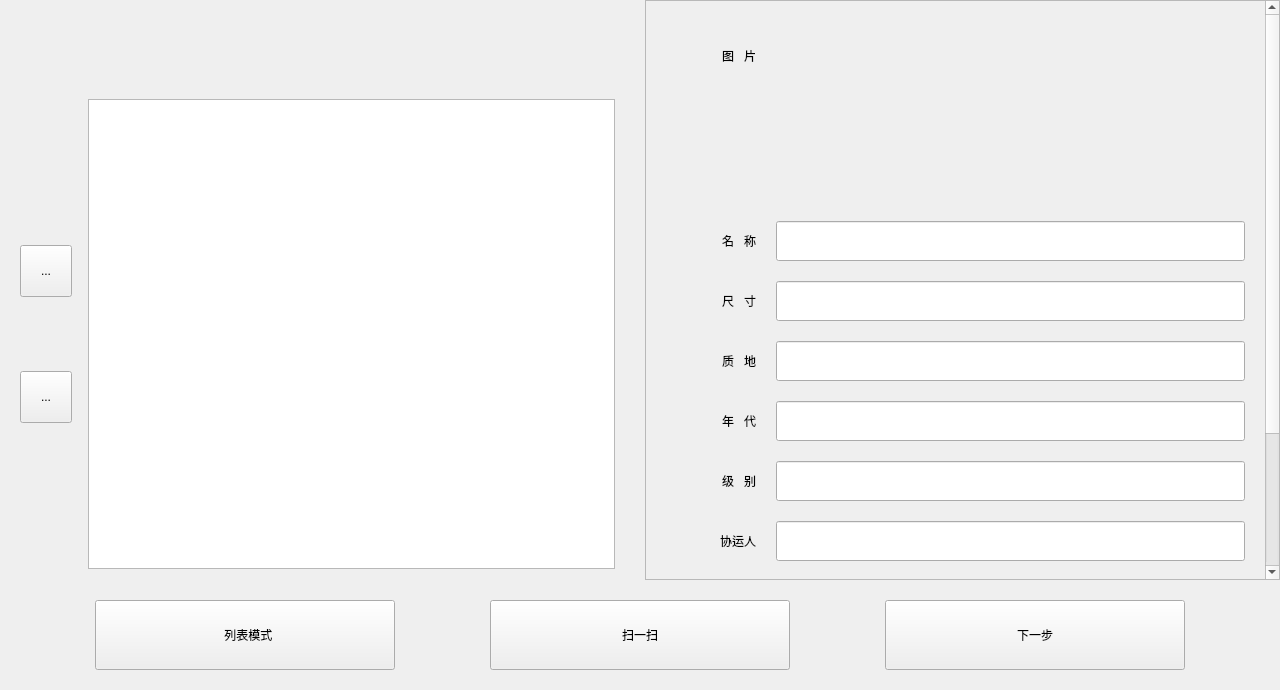
<?xml version="1.0" encoding="UTF-8"?>
<ui version="4.0">
 <class>WgtVerifyNo1Class</class>
 <widget class="QWidget" name="WgtVerifyNo1Class">
  <property name="geometry">
   <rect>
    <x>0</x>
    <y>0</y>
    <width>1280</width>
    <height>690</height>
   </rect>
  </property>
  <property name="minimumSize">
   <size>
    <width>0</width>
    <height>0</height>
   </size>
  </property>
  <property name="maximumSize">
   <size>
    <width>16777215</width>
    <height>16777215</height>
   </size>
  </property>
  <property name="windowTitle">
   <string>WgtRegNo1</string>
  </property>
  <layout class="QGridLayout" name="gridLayout">
   <property name="leftMargin">
    <number>0</number>
   </property>
   <property name="topMargin">
    <number>0</number>
   </property>
   <property name="rightMargin">
    <number>0</number>
   </property>
   <property name="bottomMargin">
    <number>0</number>
   </property>
   <property name="horizontalSpacing">
    <number>10</number>
   </property>
   <property name="verticalSpacing">
    <number>0</number>
   </property>
   <item row="1" column="0" colspan="2">
    <widget class="QWidget" name="widgetTool" native="true">
     <property name="minimumSize">
      <size>
       <width>0</width>
       <height>110</height>
      </size>
     </property>
     <property name="maximumSize">
      <size>
       <width>16777215</width>
       <height>110</height>
      </size>
     </property>
     <layout class="QHBoxLayout" name="horizontalLayout">
      <property name="spacing">
       <number>0</number>
      </property>
      <property name="leftMargin">
       <number>0</number>
      </property>
      <property name="topMargin">
       <number>0</number>
      </property>
      <property name="rightMargin">
       <number>0</number>
      </property>
      <property name="bottomMargin">
       <number>0</number>
      </property>
      <item>
       <spacer name="horizontalSpacer">
        <property name="orientation">
         <enum>Qt::Orientation::Horizontal</enum>
        </property>
        <property name="sizeHint" stdset="0">
         <size>
          <width>40</width>
          <height>20</height>
         </size>
        </property>
       </spacer>
      </item>
      <item>
       <widget class="QPushButton" name="pushButtonMode">
        <property name="minimumSize">
         <size>
          <width>300</width>
          <height>70</height>
         </size>
        </property>
        <property name="text">
         <string>    列表模式  </string>
        </property>
        <property name="icon">
         <iconset resource="../../rc/main.qrc">
          <normaloff>:/image/switchg.png</normaloff>:/image/switchg.png</iconset>
        </property>
        <property name="iconSize">
         <size>
          <width>31</width>
          <height>30</height>
         </size>
        </property>
       </widget>
      </item>
      <item>
       <spacer name="horizontalSpacer_3">
        <property name="orientation">
         <enum>Qt::Orientation::Horizontal</enum>
        </property>
        <property name="sizeHint" stdset="0">
         <size>
          <width>40</width>
          <height>20</height>
         </size>
        </property>
       </spacer>
      </item>
      <item>
       <widget class="QPushButton" name="pushButtonSCode">
        <property name="minimumSize">
         <size>
          <width>300</width>
          <height>70</height>
         </size>
        </property>
        <property name="text">
         <string>扫一扫</string>
        </property>
       </widget>
      </item>
      <item>
       <spacer name="horizontalSpacer_4">
        <property name="orientation">
         <enum>Qt::Orientation::Horizontal</enum>
        </property>
        <property name="sizeHint" stdset="0">
         <size>
          <width>40</width>
          <height>20</height>
         </size>
        </property>
       </spacer>
      </item>
      <item>
       <widget class="QPushButton" name="pushButtonGoVerify2">
        <property name="minimumSize">
         <size>
          <width>300</width>
          <height>70</height>
         </size>
        </property>
        <property name="text">
         <string>下一步</string>
        </property>
       </widget>
      </item>
      <item>
       <spacer name="horizontalSpacer_2">
        <property name="orientation">
         <enum>Qt::Orientation::Horizontal</enum>
        </property>
        <property name="sizeHint" stdset="0">
         <size>
          <width>40</width>
          <height>20</height>
         </size>
        </property>
       </spacer>
      </item>
     </layout>
    </widget>
   </item>
   <item row="0" column="0">
    <widget class="QStackedWidget" name="stackedWidget">
     <property name="minimumSize">
      <size>
       <width>0</width>
       <height>0</height>
      </size>
     </property>
     <property name="maximumSize">
      <size>
       <width>16777215</width>
       <height>16777215</height>
      </size>
     </property>
     <property name="currentIndex">
      <number>2</number>
     </property>
     <widget class="QWidget" name="pageSCode">
      <layout class="QVBoxLayout" name="verticalLayout">
       <property name="spacing">
        <number>30</number>
       </property>
       <property name="leftMargin">
        <number>50</number>
       </property>
       <property name="topMargin">
        <number>50</number>
       </property>
       <property name="rightMargin">
        <number>50</number>
       </property>
       <property name="bottomMargin">
        <number>50</number>
       </property>
       <item>
        <layout class="QHBoxLayout" name="horizontalLayout_2">
         <item>
          <widget class="QLabel" name="labelCode2d">
           <property name="minimumSize">
            <size>
             <width>76</width>
             <height>76</height>
            </size>
           </property>
           <property name="maximumSize">
            <size>
             <width>76</width>
             <height>76</height>
            </size>
           </property>
           <property name="text">
            <string/>
           </property>
          </widget>
         </item>
         <item>
          <widget class="QLabel" name="labelInfo">
           <property name="maximumSize">
            <size>
             <width>16777215</width>
             <height>152</height>
            </size>
           </property>
           <property name="text">
            <string>请您扫描需要登记物的二维码，
扫秒完成后将显示基本信息。</string>
           </property>
          </widget>
         </item>
        </layout>
       </item>
       <item>
        <widget class="QPlainTextEdit" name="plainTextEdit">
         <property name="placeholderText">
          <string>扫描识别区</string>
         </property>
        </widget>
       </item>
      </layout>
     </widget>
     <widget class="QWidget" name="pageBatch">
      <layout class="QGridLayout" name="gridLayout_3">
       <property name="leftMargin">
        <number>15</number>
       </property>
       <property name="rightMargin">
        <number>15</number>
       </property>
       <item row="1" column="0">
        <layout class="QHBoxLayout" name="horizontalLayout_3">
         <property name="spacing">
          <number>30</number>
         </property>
         <item>
          <spacer name="horizontalSpacer_5">
           <property name="orientation">
            <enum>Qt::Orientation::Horizontal</enum>
           </property>
           <property name="sizeHint" stdset="0">
            <size>
             <width>40</width>
             <height>20</height>
            </size>
           </property>
          </spacer>
         </item>
         <item>
          <widget class="QToolButton" name="toolButtonBatchUpPage">
           <property name="minimumSize">
            <size>
             <width>52</width>
             <height>52</height>
            </size>
           </property>
           <property name="maximumSize">
            <size>
             <width>52</width>
             <height>52</height>
            </size>
           </property>
           <property name="text">
            <string/>
           </property>
           <property name="icon">
            <iconset resource="../../rc/main.qrc">
             <normaloff>:/image/jleft.png</normaloff>:/image/jleft.png</iconset>
           </property>
           <property name="iconSize">
            <size>
             <width>40</width>
             <height>40</height>
            </size>
           </property>
          </widget>
         </item>
         <item>
          <widget class="QLabel" name="labelBatchPage">
           <property name="minimumSize">
            <size>
             <width>52</width>
             <height>0</height>
            </size>
           </property>
           <property name="maximumSize">
            <size>
             <width>52</width>
             <height>16777215</height>
            </size>
           </property>
           <property name="text">
            <string/>
           </property>
          </widget>
         </item>
         <item>
          <widget class="QToolButton" name="toolButtonBatchNextPage">
           <property name="minimumSize">
            <size>
             <width>52</width>
             <height>52</height>
            </size>
           </property>
           <property name="maximumSize">
            <size>
             <width>52</width>
             <height>52</height>
            </size>
           </property>
           <property name="text">
            <string>...</string>
           </property>
           <property name="icon">
            <iconset resource="../../rc/main.qrc">
             <normaloff>:/image/jright.png</normaloff>:/image/jright.png</iconset>
           </property>
           <property name="iconSize">
            <size>
             <width>40</width>
             <height>40</height>
            </size>
           </property>
          </widget>
         </item>
         <item>
          <spacer name="horizontalSpacer_6">
           <property name="orientation">
            <enum>Qt::Orientation::Horizontal</enum>
           </property>
           <property name="sizeHint" stdset="0">
            <size>
             <width>40</width>
             <height>20</height>
            </size>
           </property>
          </spacer>
         </item>
        </layout>
       </item>
       <item row="0" column="0">
        <widget class="QTableWidget" name="tableWidgetBatch"/>
       </item>
      </layout>
     </widget>
     <widget class="QWidget" name="pageList">
      <layout class="QGridLayout" name="gridLayout_2">
       <property name="leftMargin">
        <number>20</number>
       </property>
       <property name="rightMargin">
        <number>20</number>
       </property>
       <property name="verticalSpacing">
        <number>10</number>
       </property>
       <item row="1" column="0">
        <layout class="QVBoxLayout" name="verticalLayout_3">
         <property name="spacing">
          <number>30</number>
         </property>
         <property name="rightMargin">
          <number>10</number>
         </property>
         <item>
          <spacer name="verticalSpacer">
           <property name="orientation">
            <enum>Qt::Orientation::Vertical</enum>
           </property>
           <property name="sizeHint" stdset="0">
            <size>
             <width>20</width>
             <height>40</height>
            </size>
           </property>
          </spacer>
         </item>
         <item>
          <widget class="QToolButton" name="toolButtonListUpPage">
           <property name="minimumSize">
            <size>
             <width>52</width>
             <height>52</height>
            </size>
           </property>
           <property name="maximumSize">
            <size>
             <width>52</width>
             <height>52</height>
            </size>
           </property>
           <property name="text">
            <string>...</string>
           </property>
           <property name="icon">
            <iconset resource="../../rc/main.qrc">
             <normaloff>:/image/jup.png</normaloff>:/image/jup.png</iconset>
           </property>
           <property name="iconSize">
            <size>
             <width>40</width>
             <height>40</height>
            </size>
           </property>
          </widget>
         </item>
         <item>
          <widget class="QLabel" name="labelListPage">
           <property name="minimumSize">
            <size>
             <width>52</width>
             <height>0</height>
            </size>
           </property>
           <property name="maximumSize">
            <size>
             <width>52</width>
             <height>16777215</height>
            </size>
           </property>
           <property name="text">
            <string/>
           </property>
           <property name="alignment">
            <set>Qt::AlignmentFlag::AlignCenter</set>
           </property>
          </widget>
         </item>
         <item>
          <widget class="QToolButton" name="toolButtonListNextPage">
           <property name="minimumSize">
            <size>
             <width>52</width>
             <height>52</height>
            </size>
           </property>
           <property name="maximumSize">
            <size>
             <width>52</width>
             <height>52</height>
            </size>
           </property>
           <property name="text">
            <string>...</string>
           </property>
           <property name="icon">
            <iconset resource="../../rc/main.qrc">
             <normaloff>:/image/jdown.png</normaloff>:/image/jdown.png</iconset>
           </property>
           <property name="iconSize">
            <size>
             <width>40</width>
             <height>40</height>
            </size>
           </property>
          </widget>
         </item>
         <item>
          <spacer name="verticalSpacer_2">
           <property name="orientation">
            <enum>Qt::Orientation::Vertical</enum>
           </property>
           <property name="sizeHint" stdset="0">
            <size>
             <width>20</width>
             <height>40</height>
            </size>
           </property>
          </spacer>
         </item>
        </layout>
       </item>
       <item row="1" column="1">
        <widget class="QTableWidget" name="tableWidgetList"/>
       </item>
       <item row="0" column="0" colspan="2">
        <widget class="QWidget" name="batchView" native="true">
         <property name="minimumSize">
          <size>
           <width>0</width>
           <height>78</height>
          </size>
         </property>
         <property name="maximumSize">
          <size>
           <width>16777215</width>
           <height>78</height>
          </size>
         </property>
        </widget>
       </item>
      </layout>
     </widget>
    </widget>
   </item>
   <item row="0" column="1">
    <widget class="QScrollArea" name="scrollArea">
     <property name="widgetResizable">
      <bool>true</bool>
     </property>
     <widget class="QWidget" name="scrollAreaWidgetContents_2">
      <property name="geometry">
       <rect>
        <x>0</x>
        <y>-182</y>
        <width>621</width>
        <height>780</height>
       </rect>
      </property>
      <layout class="QFormLayout" name="formLayout_2">
       <property name="horizontalSpacing">
        <number>20</number>
       </property>
       <property name="verticalSpacing">
        <number>20</number>
       </property>
       <property name="leftMargin">
        <number>20</number>
       </property>
       <property name="topMargin">
        <number>20</number>
       </property>
       <property name="rightMargin">
        <number>20</number>
       </property>
       <property name="bottomMargin">
        <number>20</number>
       </property>
       <item row="0" column="1">
        <widget class="QLabel" name="labelImage">
         <property name="minimumSize">
          <size>
           <width>320</width>
           <height>180</height>
          </size>
         </property>
         <property name="maximumSize">
          <size>
           <width>320</width>
           <height>180</height>
          </size>
         </property>
         <property name="text">
          <string/>
         </property>
         <property name="alignment">
          <set>Qt::AlignmentFlag::AlignCenter</set>
         </property>
        </widget>
       </item>
       <item row="1" column="0">
        <widget class="QLabel" name="label_14">
         <property name="minimumSize">
          <size>
           <width>90</width>
           <height>40</height>
          </size>
         </property>
         <property name="maximumSize">
          <size>
           <width>16777215</width>
           <height>40</height>
          </size>
         </property>
         <property name="text">
          <string>名   称</string>
         </property>
         <property name="alignment">
          <set>Qt::AlignmentFlag::AlignRight|Qt::AlignmentFlag::AlignTrailing|Qt::AlignmentFlag::AlignVCenter</set>
         </property>
        </widget>
       </item>
       <item row="1" column="1">
        <widget class="QLineEdit" name="lineEditName">
         <property name="minimumSize">
          <size>
           <width>0</width>
           <height>40</height>
          </size>
         </property>
         <property name="maximumSize">
          <size>
           <width>16777215</width>
           <height>40</height>
          </size>
         </property>
         <property name="alignment">
          <set>Qt::AlignmentFlag::AlignLeading|Qt::AlignmentFlag::AlignLeft|Qt::AlignmentFlag::AlignVCenter</set>
         </property>
         <property name="readOnly">
          <bool>true</bool>
         </property>
         <property name="placeholderText">
          <string/>
         </property>
        </widget>
       </item>
       <item row="2" column="0">
        <widget class="QLabel" name="label_17">
         <property name="minimumSize">
          <size>
           <width>90</width>
           <height>40</height>
          </size>
         </property>
         <property name="maximumSize">
          <size>
           <width>16777215</width>
           <height>40</height>
          </size>
         </property>
         <property name="text">
          <string>尺   寸</string>
         </property>
         <property name="alignment">
          <set>Qt::AlignmentFlag::AlignRight|Qt::AlignmentFlag::AlignTrailing|Qt::AlignmentFlag::AlignVCenter</set>
         </property>
        </widget>
       </item>
       <item row="2" column="1">
        <widget class="QLineEdit" name="lineEditSize">
         <property name="minimumSize">
          <size>
           <width>0</width>
           <height>40</height>
          </size>
         </property>
         <property name="maximumSize">
          <size>
           <width>16777215</width>
           <height>40</height>
          </size>
         </property>
         <property name="alignment">
          <set>Qt::AlignmentFlag::AlignLeading|Qt::AlignmentFlag::AlignLeft|Qt::AlignmentFlag::AlignVCenter</set>
         </property>
         <property name="readOnly">
          <bool>true</bool>
         </property>
         <property name="placeholderText">
          <string/>
         </property>
        </widget>
       </item>
       <item row="3" column="0">
        <widget class="QLabel" name="label_16">
         <property name="minimumSize">
          <size>
           <width>90</width>
           <height>40</height>
          </size>
         </property>
         <property name="maximumSize">
          <size>
           <width>16777215</width>
           <height>40</height>
          </size>
         </property>
         <property name="text">
          <string>质   地</string>
         </property>
         <property name="alignment">
          <set>Qt::AlignmentFlag::AlignRight|Qt::AlignmentFlag::AlignTrailing|Qt::AlignmentFlag::AlignVCenter</set>
         </property>
        </widget>
       </item>
       <item row="3" column="1">
        <widget class="QLineEdit" name="lineEditTexture">
         <property name="minimumSize">
          <size>
           <width>0</width>
           <height>40</height>
          </size>
         </property>
         <property name="maximumSize">
          <size>
           <width>16777215</width>
           <height>40</height>
          </size>
         </property>
         <property name="alignment">
          <set>Qt::AlignmentFlag::AlignLeading|Qt::AlignmentFlag::AlignLeft|Qt::AlignmentFlag::AlignVCenter</set>
         </property>
         <property name="readOnly">
          <bool>true</bool>
         </property>
         <property name="placeholderText">
          <string/>
         </property>
        </widget>
       </item>
       <item row="4" column="0">
        <widget class="QLabel" name="label_18">
         <property name="minimumSize">
          <size>
           <width>90</width>
           <height>40</height>
          </size>
         </property>
         <property name="maximumSize">
          <size>
           <width>16777215</width>
           <height>40</height>
          </size>
         </property>
         <property name="text">
          <string>年   代</string>
         </property>
         <property name="alignment">
          <set>Qt::AlignmentFlag::AlignRight|Qt::AlignmentFlag::AlignTrailing|Qt::AlignmentFlag::AlignVCenter</set>
         </property>
        </widget>
       </item>
       <item row="4" column="1">
        <widget class="QLineEdit" name="lineEditAge">
         <property name="minimumSize">
          <size>
           <width>0</width>
           <height>40</height>
          </size>
         </property>
         <property name="maximumSize">
          <size>
           <width>16777215</width>
           <height>40</height>
          </size>
         </property>
         <property name="alignment">
          <set>Qt::AlignmentFlag::AlignLeading|Qt::AlignmentFlag::AlignLeft|Qt::AlignmentFlag::AlignVCenter</set>
         </property>
         <property name="readOnly">
          <bool>true</bool>
         </property>
         <property name="placeholderText">
          <string/>
         </property>
        </widget>
       </item>
       <item row="5" column="0">
        <widget class="QLabel" name="label_15">
         <property name="minimumSize">
          <size>
           <width>90</width>
           <height>40</height>
          </size>
         </property>
         <property name="maximumSize">
          <size>
           <width>16777215</width>
           <height>40</height>
          </size>
         </property>
         <property name="text">
          <string>级   别</string>
         </property>
         <property name="alignment">
          <set>Qt::AlignmentFlag::AlignRight|Qt::AlignmentFlag::AlignTrailing|Qt::AlignmentFlag::AlignVCenter</set>
         </property>
        </widget>
       </item>
       <item row="5" column="1">
        <widget class="QLineEdit" name="lineEditLevel">
         <property name="minimumSize">
          <size>
           <width>0</width>
           <height>40</height>
          </size>
         </property>
         <property name="maximumSize">
          <size>
           <width>16777215</width>
           <height>40</height>
          </size>
         </property>
         <property name="alignment">
          <set>Qt::AlignmentFlag::AlignLeading|Qt::AlignmentFlag::AlignLeft|Qt::AlignmentFlag::AlignVCenter</set>
         </property>
         <property name="readOnly">
          <bool>true</bool>
         </property>
         <property name="placeholderText">
          <string/>
         </property>
        </widget>
       </item>
       <item row="7" column="0">
        <widget class="QLabel" name="label_21">
         <property name="minimumSize">
          <size>
           <width>90</width>
           <height>40</height>
          </size>
         </property>
         <property name="maximumSize">
          <size>
           <width>16777215</width>
           <height>40</height>
          </size>
         </property>
         <property name="text">
          <string>协运人</string>
         </property>
         <property name="alignment">
          <set>Qt::AlignmentFlag::AlignRight|Qt::AlignmentFlag::AlignTrailing|Qt::AlignmentFlag::AlignVCenter</set>
         </property>
        </widget>
       </item>
       <item row="7" column="1">
        <widget class="QLineEdit" name="lineEditCarrier">
         <property name="minimumSize">
          <size>
           <width>0</width>
           <height>40</height>
          </size>
         </property>
         <property name="maximumSize">
          <size>
           <width>16777215</width>
           <height>40</height>
          </size>
         </property>
         <property name="alignment">
          <set>Qt::AlignmentFlag::AlignLeading|Qt::AlignmentFlag::AlignLeft|Qt::AlignmentFlag::AlignVCenter</set>
         </property>
         <property name="readOnly">
          <bool>true</bool>
         </property>
         <property name="placeholderText">
          <string/>
         </property>
        </widget>
       </item>
       <item row="8" column="0">
        <widget class="QLabel" name="label_22">
         <property name="minimumSize">
          <size>
           <width>90</width>
           <height>40</height>
          </size>
         </property>
         <property name="maximumSize">
          <size>
           <width>16777215</width>
           <height>40</height>
          </size>
         </property>
         <property name="text">
          <string>申请人</string>
         </property>
         <property name="alignment">
          <set>Qt::AlignmentFlag::AlignRight|Qt::AlignmentFlag::AlignTrailing|Qt::AlignmentFlag::AlignVCenter</set>
         </property>
        </widget>
       </item>
       <item row="8" column="1">
        <widget class="QLineEdit" name="lineEditApplicant">
         <property name="minimumSize">
          <size>
           <width>0</width>
           <height>40</height>
          </size>
         </property>
         <property name="maximumSize">
          <size>
           <width>16777215</width>
           <height>40</height>
          </size>
         </property>
         <property name="alignment">
          <set>Qt::AlignmentFlag::AlignLeading|Qt::AlignmentFlag::AlignLeft|Qt::AlignmentFlag::AlignVCenter</set>
         </property>
         <property name="readOnly">
          <bool>true</bool>
         </property>
         <property name="placeholderText">
          <string/>
         </property>
        </widget>
       </item>
       <item row="9" column="0">
        <widget class="QLabel" name="label_12">
         <property name="minimumSize">
          <size>
           <width>90</width>
           <height>40</height>
          </size>
         </property>
         <property name="maximumSize">
          <size>
           <width>16777215</width>
           <height>40</height>
          </size>
         </property>
         <property name="text">
          <string>设   备</string>
         </property>
         <property name="alignment">
          <set>Qt::AlignmentFlag::AlignRight|Qt::AlignmentFlag::AlignTrailing|Qt::AlignmentFlag::AlignVCenter</set>
         </property>
        </widget>
       </item>
       <item row="9" column="1">
        <widget class="QLineEdit" name="lineEditDept">
         <property name="minimumSize">
          <size>
           <width>0</width>
           <height>40</height>
          </size>
         </property>
         <property name="maximumSize">
          <size>
           <width>16777215</width>
           <height>40</height>
          </size>
         </property>
         <property name="alignment">
          <set>Qt::AlignmentFlag::AlignLeading|Qt::AlignmentFlag::AlignLeft|Qt::AlignmentFlag::AlignVCenter</set>
         </property>
         <property name="readOnly">
          <bool>true</bool>
         </property>
         <property name="placeholderText">
          <string/>
         </property>
        </widget>
       </item>
       <item row="0" column="0">
        <widget class="QLabel" name="label_13">
         <property name="minimumSize">
          <size>
           <width>90</width>
           <height>40</height>
          </size>
         </property>
         <property name="maximumSize">
          <size>
           <width>16777215</width>
           <height>152</height>
          </size>
         </property>
         <property name="text">
          <string>图   片</string>
         </property>
         <property name="alignment">
          <set>Qt::AlignmentFlag::AlignRight|Qt::AlignmentFlag::AlignTrailing|Qt::AlignmentFlag::AlignVCenter</set>
         </property>
        </widget>
       </item>
       <item row="10" column="0">
        <widget class="QLabel" name="labelExhibitionTitle">
         <property name="minimumSize">
          <size>
           <width>90</width>
           <height>40</height>
          </size>
         </property>
         <property name="maximumSize">
          <size>
           <width>16777215</width>
           <height>40</height>
          </size>
         </property>
         <property name="text">
          <string>展览名</string>
         </property>
         <property name="alignment">
          <set>Qt::AlignmentFlag::AlignRight|Qt::AlignmentFlag::AlignTrailing|Qt::AlignmentFlag::AlignVCenter</set>
         </property>
        </widget>
       </item>
       <item row="10" column="1">
        <widget class="QLineEdit" name="lineEditExhibitionTitle">
         <property name="minimumSize">
          <size>
           <width>0</width>
           <height>40</height>
          </size>
         </property>
         <property name="maximumSize">
          <size>
           <width>16777215</width>
           <height>40</height>
          </size>
         </property>
         <property name="alignment">
          <set>Qt::AlignmentFlag::AlignLeading|Qt::AlignmentFlag::AlignLeft|Qt::AlignmentFlag::AlignVCenter</set>
         </property>
         <property name="readOnly">
          <bool>true</bool>
         </property>
         <property name="placeholderText">
          <string/>
         </property>
        </widget>
       </item>
      </layout>
     </widget>
    </widget>
   </item>
  </layout>
 </widget>
 <layoutdefault spacing="6" margin="11"/>
 <resources>
  <include location="../../rc/main.qrc"/>
 </resources>
 <connections/>
</ui>
